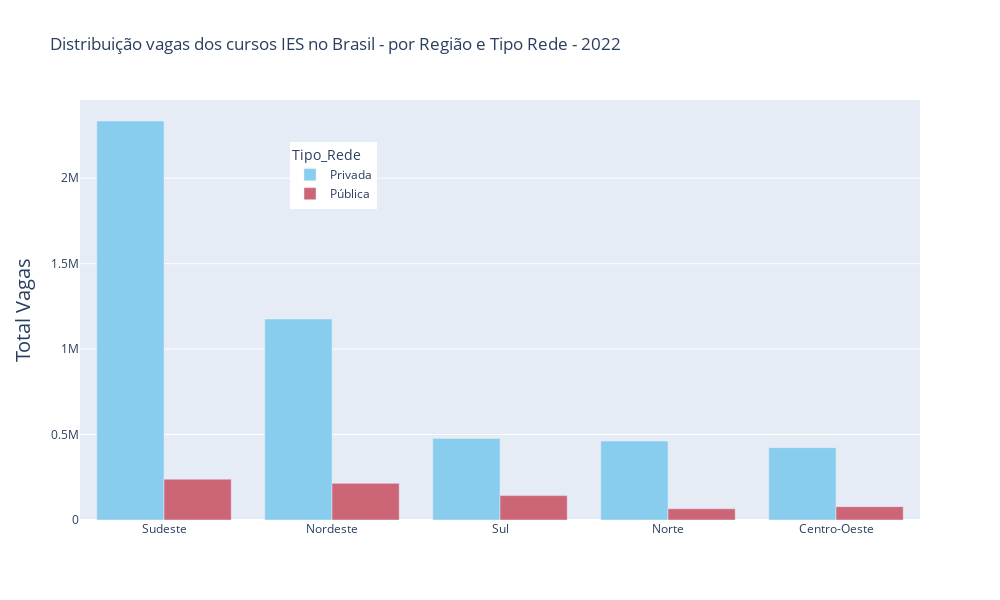

Notebook cell for this chart:
### Code cell
fig = px.bar(distr_vagas_reg_rede.sort_values(by='Total_Vagas', ascending=False),
             x='NO_REGIAO', 
             y='Total_Vagas', 
             color='Tipo_Rede',
             color_discrete_sequence=px.colors.qualitative.Safe,
             barmode = 'group', width=1000, height=600,
             title='Distribuição vagas dos cursos IES no Brasil - por Região e Tipo Rede - 2022',
             hover_data = {'Total_Vagas','Total_Vagas_p'} )

fig.update_layout(yaxis=dict(title='Total Vagas', titlefont_size=20, tickfont_size=12),
                  xaxis=dict(title=''),      # remover titulo no eixo x
                  legend=dict(x=0.25,y=0.9)) # deslocar legenda para dentro do plot

fig.show()

### Figure 1 — Plotly figure (JSON) as saved in the notebook; plotly's stock layout.template omitted (floating-point values rounded to 4 significant figures)
{"data": [{"alignmentgroup": "True", "customdata": [[41.59], [20.95], [8.5], [8.23], [7.54]], "hovertemplate": "Tipo_Rede=Privada<br>NO_REGIAO=%{x}<br>Total_Vagas=%{y}<br>Total_Vagas_p=%{customdata[0]}<extra></extra>", "legendgroup": "Privada", "marker": {"color": "rgb(136, 204, 238)", "pattern": {"shape": ""}}, "name": "Privada", "offsetgroup": "Privada", "orientation": "v", "showlegend": true, "textposition": "auto", "type": "bar", "x": ["Sudeste", "Nordeste", "Sul", "Norte", "Centro-Oeste"], "xaxis": "x", "y": [2334859, 1176077, 477242, 461808, 423290], "yaxis": "y"}, {"alignmentgroup": "True", "customdata": [[4.26], [3.82], [2.54], [1.39], [1.17]], "hovertemplate": "Tipo_Rede=Pública<br>NO_REGIAO=%{x}<br>Total_Vagas=%{y}<br>Total_Vagas_p=%{customdata[0]}<extra></extra>", "legendgroup": "Pública", "marker": {"color": "rgb(204, 102, 119)", "pattern": {"shape": ""}}, "name": "Pública", "offsetgroup": "Pública", "orientation": "v", "showlegend": true, "textposition": "auto", "type": "bar", "x": ["Sudeste", "Nordeste", "Sul", "Centro-Oeste", "Norte"], "xaxis": "x", "y": [239146, 214578, 142786, 78074, 65922], "yaxis": "y"}], "layout": {"barmode": "group", "height": 600, "legend": {"title": {"text": "Tipo_Rede"}, "tracegroupgap": 0, "x": 0.25, "y": 0.9}, "title": {"text": "Distribuição vagas dos cursos IES no Brasil - por Região e Tipo Rede - 2022"}, "width": 1000, "xaxis": {"anchor": "y", "autorange": true, "domain": [0, 1], "range": [-0.5, 4.5], "title": {"text": ""}, "type": "category"}, "yaxis": {"anchor": "x", "autorange": true, "domain": [0, 1], "range": [0, 2458000.0], "tickfont": {"size": 12}, "title": {"font": {"size": 20}, "text": "Total Vagas"}, "type": "linear"}}}
